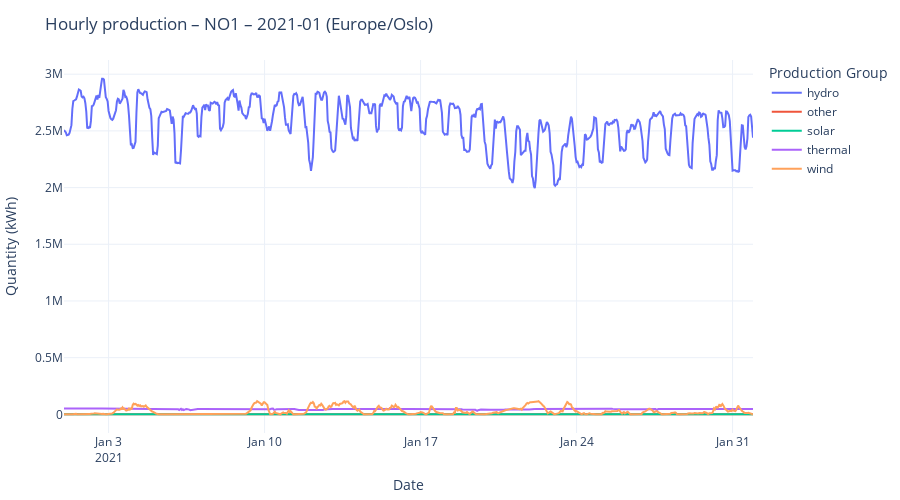

Write notebook code for a chart like this one.
### Code cell
import pandas as pd
import plotly.graph_objects as go

# --- Parameters (first month of the year) ---
TARGET_YEAR  = 2021      # assignment year
TARGET_MONTH = 1         # first month (January)
PRICE_AREA_FOR_LINE = "NO1"  # choose any: NO1..NO5

# --- Fetch data for the chosen area (reuse from pie if matching) ---
if 'df_area' in globals() and PRICE_AREA_FOR_LINE == PRICE_AREA_FOR_PIE:
    df_area_line = df_area.copy()
else:
    df_area_line = fetch_area_data(session, TABLE, PRICE_AREA_FOR_LINE, groups=KNOWN_GROUPS)

# --- Convert UTC to local display timezone (Europe/Oslo) ---
df_area_line["start_time_oslo"] = df_area_line["start_time"].dt.tz_convert("Europe/Oslo")

# --- Filter exactly January of TARGET_YEAR ---
mask = (
    (df_area_line["start_time_oslo"].dt.year  == TARGET_YEAR) &
    (df_area_line["start_time_oslo"].dt.month == TARGET_MONTH)
)
df_month = df_area_line.loc[mask].copy()

# --- Exclude the aggregate '*' group to keep lines per actual group ---
df_month = df_month[df_month["production_group"] != "*"]

# --- Pivot to wide format: one column per production group ---
df_month_pivot = (
    df_month.pivot_table(
        index="start_time_oslo",
        columns="production_group",
        values="quantity_kwh",
        aggfunc="sum"
    )
    .sort_index()
)

# --- Guard-rail: handle no data case ---
if df_month_pivot.empty:
    print(f"No data for {PRICE_AREA_FOR_LINE} in {TARGET_YEAR}-{TARGET_MONTH:02d}.")
else:
    # --- Multi-line chart (one line per production group) ---
    fig_line = go.Figure()
    for col in df_month_pivot.columns:
        fig_line.add_trace(go.Scatter(
            x=df_month_pivot.index,
            y=df_month_pivot[col],
            mode="lines",
            name=col
        ))

    fig_line.update_layout(
        title=f"Hourly production – {PRICE_AREA_FOR_LINE} – {TARGET_YEAR}-01 (Europe/Oslo)",
        xaxis_title="Date",
        yaxis_title="Quantity (kWh)",
        legend_title="Production Group",
        template="plotly_white",
        hovermode="x unified",
        height=500,
        margin=dict(l=10, r=10, t=60, b=10),
    )

    fig_line.show()

### Figure 1 — Plotly figure (JSON) as saved in the notebook; plotly's stock layout.template omitted (floating-point values rounded to 4 significant figures; data arrays with more than 128 entries replaced by an {"elided": "..."} marker saying what was removed)
{"data": [{"mode": "lines", "name": "hydro", "type": "scatter", "x": {"elided": "743 str values"}, "y": {"elided": "743 float values"}}, {"mode": "lines", "name": "other", "type": "scatter", "x": {"elided": "743 str values"}, "y": {"elided": "743 float values"}}, {"mode": "lines", "name": "solar", "type": "scatter", "x": {"elided": "743 str values"}, "y": {"elided": "743 float values"}}, {"mode": "lines", "name": "thermal", "type": "scatter", "x": {"elided": "743 str values"}, "y": {"elided": "743 float values"}}, {"mode": "lines", "name": "wind", "type": "scatter", "x": {"elided": "743 str values"}, "y": {"elided": "743 float values"}}], "layout": {"height": 500, "hovermode": "x unified", "legend": {"title": {"text": "Production Group"}}, "margin": {"b": 10, "l": 10, "r": 10, "t": 60}, "title": {"text": "Hourly production – NO1 – 2021-01 (Europe/Oslo)"}, "xaxis": {"title": {"text": "Date"}}, "yaxis": {"title": {"text": "Quantity (kWh)"}}}}
